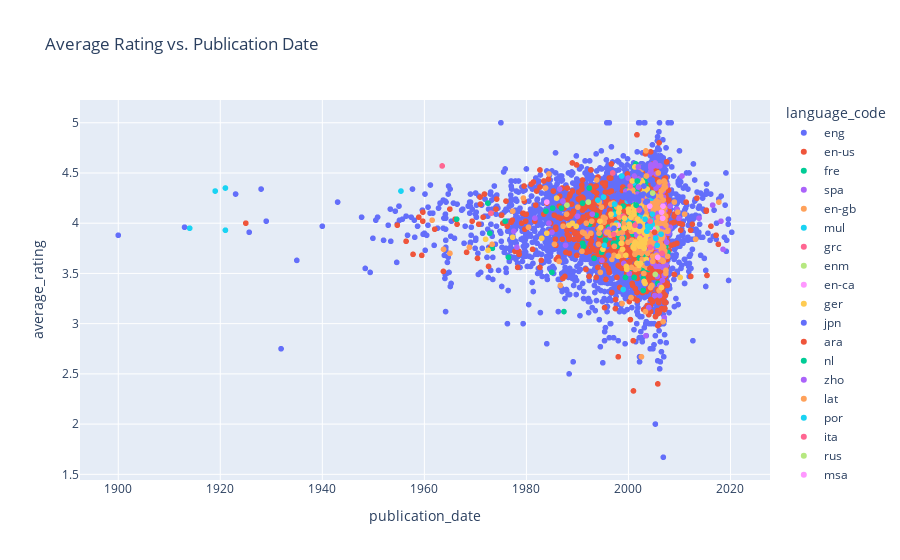

The notebook cell saved with this chart:
### Code cell
px.scatter(data_frame=books, x='publication_date', y='average_rating', color='language_code', title='Average Rating vs. Publication Date')

### Figure 1 — Plotly figure (JSON) as saved in the notebook; plotly's stock layout.template omitted (floating-point values rounded to 4 significant figures; data arrays with more than 128 entries replaced by an {"elided": "..."} marker saying what was removed)
{"data": [{"hovertemplate": "language_code=eng<br>publication_date=%{x}<br>average_rating=%{y}<extra></extra>", "legendgroup": "eng", "marker": {"color": "#636efa", "symbol": "circle"}, "mode": "markers", "name": "eng", "showlegend": true, "type": "scattergl", "x": {"elided": "8754 str values"}, "xaxis": "x", "y": {"elided": "8754 float values"}, "yaxis": "y"}, {"hovertemplate": "language_code=en-us<br>publication_date=%{x}<br>average_rating=%{y}<extra></extra>", "legendgroup": "en-us", "marker": {"color": "#EF553B", "symbol": "circle"}, "mode": "markers", "name": "en-us", "showlegend": true, "type": "scattergl", "x": {"elided": "1399 str values"}, "xaxis": "x", "y": {"elided": "1399 float values"}, "yaxis": "y"}, {"hovertemplate": "language_code=fre<br>publication_date=%{x}<br>average_rating=%{y}<extra></extra>", "legendgroup": "fre", "marker": {"color": "#00cc96", "symbol": "circle"}, "mode": "markers", "name": "fre", "showlegend": true, "type": "scattergl", "x": {"elided": "133 str values"}, "xaxis": "x", "y": {"elided": "133 float values"}, "yaxis": "y"}, {"hovertemplate": "language_code=spa<br>publication_date=%{x}<br>average_rating=%{y}<extra></extra>", "legendgroup": "spa", "marker": {"color": "#ab63fa", "symbol": "circle"}, "mode": "markers", "name": "spa", "showlegend": true, "type": "scattergl", "x": {"elided": "209 str values"}, "xaxis": "x", "y": {"elided": "209 float values"}, "yaxis": "y"}, {"hovertemplate": "language_code=en-gb<br>publication_date=%{x}<br>average_rating=%{y}<extra></extra>", "legendgroup": "en-gb", "marker": {"color": "#FFA15A", "symbol": "circle"}, "mode": "markers", "name": "en-gb", "showlegend": true, "type": "scattergl", "x": {"elided": "211 str values"}, "xaxis": "x", "y": {"elided": "211 float values"}, "yaxis": "y"}, {"hovertemplate": "language_code=mul<br>publication_date=%{x}<br>average_rating=%{y}<extra></extra>", "legendgroup": "mul", "marker": {"color": "#19d3f3", "symbol": "circle"}, "mode": "markers", "name": "mul", "showlegend": true, "type": "scattergl", "x": ["2005-05-15T00:00:00", "1999-10-01T00:00:00", "1919-01-01T00:00:00", "1921-01-01T00:00:00", "1994-01-01T00:00:00", "1995-02-15T00:00:00", "1998-09-01T00:00:00", "1999-12-01T00:00:00", "2002-06-15T00:00:00", "1998-12-23T00:00:00", "2004-07-19T00:00:00", "2001-01-01T00:00:00", "1997-04-15T00:00:00", "1997-04-15T00:00:00", "1997-09-01T00:00:00", "2002-06-11T00:00:00", "1914-01-01T00:00:00", "1921-01-01T00:00:00", "1955-06-01T00:00:00"], "xaxis": "x", "y": [3.85, 4.22, 4.32, 4.35, 4.23, 4.26, 4.47, 4.03, 4.07, 3.34, 4.25, 4.4, 4.09, 4.19, 4, 4.13, 3.95, 3.93, 4.32], "yaxis": "y"}, {"hovertemplate": "language_code=grc<br>publication_date=%{x}<br>average_rating=%{y}<extra></extra>", "legendgroup": "grc", "marker": {"color": "#FF6692", "symbol": "circle"}, "mode": "markers", "name": "grc", "showlegend": true, "type": "scattergl", "x": ["2002-09-16T00:00:00", "2006-08-01T00:00:00", "1998-12-15T00:00:00", "2002-05-01T00:00:00", "1963-06-28T00:00:00", "1996-12-01T00:00:00", "2004-04-08T00:00:00", "1973-01-11T00:00:00"], "xaxis": "x", "y": [3.87, 3.7, 4.07, 4.21, 4.57, 4.5, 3.76, 4.1], "yaxis": "y"}, {"hovertemplate": "language_code=enm<br>publication_date=%{x}<br>average_rating=%{y}<extra></extra>", "legendgroup": "enm", "marker": {"color": "#B6E880", "symbol": "circle"}, "mode": "markers", "name": "enm", "showlegend": true, "type": "scattergl", "x": ["2005-04-07T00:00:00", "1987-12-12T00:00:00", "2005-08-01T00:00:00"], "xaxis": "x", "y": [3.49, 4.18, 3.95], "yaxis": "y"}, {"hovertemplate": "language_code=en-ca<br>publication_date=%{x}<br>average_rating=%{y}<extra></extra>", "legendgroup": "en-ca", "marker": {"color": "#FF97FF", "symbol": "circle"}, "mode": "markers", "name": "en-ca", "showlegend": true, "type": "scattergl", "x": ["1984-01-01T00:00:00", "1998-01-02T00:00:00", "2006-09-12T00:00:00", "2004-11-06T00:00:00", "2006-10-10T00:00:00", "2005-09-26T00:00:00", "2004-03-03T00:00:00"], "xaxis": "x", "y": [4.21, 3.98, 4.05, 3.94, 4.17, 3.66, 4.17], "yaxis": "y"}, {"hovertemplate": "language_code=ger<br>publication_date=%{x}<br>average_rating=%{y}<extra></extra>", "legendgroup": "ger", "marker": {"color": "#FECB52", "symbol": "circle"}, "mode": "markers", "name": "ger", "showlegend": true, "type": "scattergl", "x": ["2002-02-01T00:00:00", "1994-06-01T00:00:00", "2003-03-01T00:00:00", "2002-08-01T00:00:00", "1997-05-27T00:00:00", "2002-08-01T00:00:00", "2003-09-01T00:00:00", "2002-02-01T00:00:00", "2003-02-01T00:00:00", "1999-07-01T00:00:00", "2003-08-01T00:00:00", "2000-03-01T00:00:00", "1985-12-05T00:00:00", "1997-06-01T00:00:00", "1998-11-02T00:00:00", "1983-01-01T00:00:00", "1988-05-05T00:00:00", "2003-02-01T00:00:00", "2002-05-11T00:00:00", "1995-01-01T00:00:00", "1999-03-28T00:00:00", "1998-08-01T00:00:00", "2000-02-01T00:00:00", "2001-02-01T00:00:00", "1984-01-01T00:00:00", "2002-03-01T00:00:00", "2000-04-01T00:00:00", "2003-02-01T00:00:00", "2003-02-20T00:00:00", "2001-08-01T00:00:00", "2002-08-01T00:00:00", "1999-09-01T00:00:00", "2003-04-01T00:00:00", "2002-04-01T00:00:00", "1998-04-01T00:00:00", "2002-10-01T00:00:00", "2002-06-01T00:00:00", "2002-05-01T00:00:00", "1972-01-01T00:00:00", "2001-03-01T00:00:00", "1996-08-01T00:00:00", "2000-01-01T00:00:00", "2001-10-01T00:00:00", "2001-09-01T00:00:00", "2002-07-01T00:00:00", "2001-05-01T00:00:00", "2003-04-01T00:00:00", "2003-02-01T00:00:00", "2001-02-01T00:00:00", "1977-04-21T00:00:00", "1989-01-01T00:00:00", "2002-12-01T00:00:00", "2003-03-01T00:00:00", "2001-02-01T00:00:00", "2010-02-22T00:00:00", "1989-10-01T00:00:00", "2002-01-01T00:00:00", "2001-03-01T00:00:00", "2002-04-02T00:00:00", "2003-05-01T00:00:00", "2003-02-01T00:00:00", "2001-09-01T00:00:00", "2000-07-01T00:00:00", "1998-01-31T00:00:00", "2002-02-01T00:00:00", "1994-08-01T00:00:00", "2001-04-01T00:00:00", "2002-04-01T00:00:00", "2000-12-01T00:00:00", "1999-08-01T00:00:00", "1972-06-23T00:00:00", "1998-01-01T00:00:00", "2003-07-01T00:00:00", "1999-04-01T00:00:00", "2003-02-01T00:00:00", "2000-12-01T00:00:00", "2001-11-01T00:00:00", "2000-09-30T00:00:00", "2002-08-31T00:00:00", "2001-04-01T00:00:00", "2002-10-01T00:00:00", "2002-09-01T00:00:00", "2003-02-20T00:00:00", "2002-03-01T00:00:00", "2002-09-01T00:00:00", "2003-04-01T00:00:00", "2003-05-01T00:00:00"], "xaxis": "x", "y": [3.58, 4.02, 4.33, 4.42, 3.93, 3.97, 4.34, 3.96, 3.98, 3.68, 3.88, 3.99, 4.25, 3.98, 3.74, 3.85, 3.98, 4.03, 3.6, 3.74, 3.95, 3.8, 4.11, 4.17, 3.9, 4.21, 3.96, 3.83, 3.8, 3.8, 3.82, 3.54, 4.03, 3.79, 4.15, 4.41, 4.45, 4.38, 3.84, 4.12, 4.09, 4.14, 4.18, 4.23, 4.17, 3.81, 3.4, 3.75, 4.09, 3.86, 4, 4.3, 3.92, 3.75, 3.46, 3.97, 3.96, 3.79, 4.01, 4.06, 3.92, 3.6, 4.06, 4.11, 3.92, 3.96, 3.94, 3.85, 4.16, 3.57, 3.73, 3.67, 3.64, 4.05, 3.42, 3.76, 4.04, 4.42, 4.56, 4.56, 3.94, 3.93, 3.9, 3.77, 3.77, 4.31, 3.84], "yaxis": "y"}, {"hovertemplate": "language_code=jpn<br>publication_date=%{x}<br>average_rating=%{y}<extra></extra>", "legendgroup": "jpn", "marker": {"color": "#636efa", "symbol": "circle"}, "mode": "markers", "name": "jpn", "showlegend": true, "type": "scattergl", "x": ["2004-04-02T00:00:00", "2004-11-11T00:00:00", "2004-09-03T00:00:00", "2002-01-05T00:00:00", "2002-08-10T00:00:00", "2004-02-17T00:00:00", "2004-06-17T00:00:00", "2003-12-17T00:00:00", "2004-08-17T00:00:00", "2004-11-17T00:00:00", "2002-08-02T00:00:00", "2003-09-04T00:00:00", "2000-06-07T00:00:00", "2001-12-24T00:00:00", "2001-08-08T00:00:00", "2001-10-09T00:00:00", "2002-03-04T00:00:00", "2000-04-09T00:00:00", "2000-10-09T00:00:00", "2003-06-04T00:00:00", "2001-05-06T00:00:00", "2004-11-12T00:00:00", "1998-11-18T00:00:00", "1998-08-08T00:00:00", "2001-12-18T00:00:00", "2002-12-05T00:00:00", "1997-12-10T00:00:00", "2001-08-09T00:00:00", "2002-06-18T00:00:00", "1999-09-18T00:00:00", "2000-08-09T00:00:00", "2000-02-18T00:00:00", "1999-04-17T00:00:00", "1997-04-18T00:00:00", "2002-09-18T00:00:00", "1996-02-01T00:00:00", "1997-03-01T00:00:00", "2003-10-18T00:00:00", "2002-03-18T00:00:00", "2002-01-20T00:00:00", "2003-01-20T00:00:00", "2003-06-21T00:00:00", "2002-09-21T00:00:00", "2004-07-22T00:00:00", "2003-01-10T00:00:00"], "xaxis": "x", "y": [4.43, 4.39, 4.43, 4.22, 4.48, 4.28, 4.3, 4.28, 4.29, 4.27, 4.11, 4.22, 4.26, 4.25, 4.26, 4.23, 4.15, 4.22, 4.27, 4.21, 4.24, 4.28, 4.26, 4.27, 4.26, 4.29, 4.29, 4.25, 4.28, 4.25, 4.25, 4.3, 4.28, 4.27, 4.28, 3.68, 3.95, 3.99, 3.97, 4.5, 4.55, 4.56, 4.56, 4.57, 4.37], "yaxis": "y"}, {"hovertemplate": "language_code=ara<br>publication_date=%{x}<br>average_rating=%{y}<extra></extra>", "legendgroup": "ara", "marker": {"color": "#EF553B", "symbol": "circle"}, "mode": "markers", "name": "ara", "showlegend": true, "type": "scattergl", "x": ["2004-03-15T00:00:00"], "xaxis": "x", "y": [3.55], "yaxis": "y"}, {"hovertemplate": "language_code=nl<br>publication_date=%{x}<br>average_rating=%{y}<extra></extra>", "legendgroup": "nl", "marker": {"color": "#00cc96", "symbol": "circle"}, "mode": "markers", "name": "nl", "showlegend": true, "type": "scattergl", "x": ["2001-07-01T00:00:00"], "xaxis": "x", "y": [4.18], "yaxis": "y"}, {"hovertemplate": "language_code=zho<br>publication_date=%{x}<br>average_rating=%{y}<extra></extra>", "legendgroup": "zho", "marker": {"color": "#ab63fa", "symbol": "circle"}, "mode": "markers", "name": "zho", "showlegend": true, "type": "scattergl", "x": ["2005-10-01T00:00:00", "2001-12-08T00:00:00", "2001-12-20T00:00:00", "2001-12-20T00:00:00", "1987-03-01T00:00:00", "2004-06-01T00:00:00", "2004-06-02T00:00:00", "2005-03-23T00:00:00", "2004-06-02T00:00:00", "2004-12-16T00:00:00", "2004-06-02T00:00:00", "2004-06-01T00:00:00", "2004-06-12T00:00:00"], "xaxis": "x", "y": [4.57, 4.56, 4.36, 4.44, 4.22, 4.5, 4.58, 4.6, 4.55, 4.57, 4.56, 4.52, 4.57], "yaxis": "y"}, {"hovertemplate": "language_code=lat<br>publication_date=%{x}<br>average_rating=%{y}<extra></extra>", "legendgroup": "lat", "marker": {"color": "#FFA15A", "symbol": "circle"}, "mode": "markers", "name": "lat", "showlegend": true, "type": "scattergl", "x": ["2005-05-06T00:00:00", "2003-07-07T00:00:00", "2006-12-26T00:00:00"], "xaxis": "x", "y": [4.17, 4.47, 4.42], "yaxis": "y"}, {"hovertemplate": "language_code=por<br>publication_date=%{x}<br>average_rating=%{y}<extra></extra>", "legendgroup": "por", "marker": {"color": "#19d3f3", "symbol": "circle"}, "mode": "markers", "name": "por", "showlegend": true, "type": "scattergl", "x": ["2006-05-24T00:00:00", "2005-08-19T00:00:00", "2004-08-30T00:00:00", "1995-04-15T00:00:00", "2004-04-16T00:00:00", "2004-07-17T00:00:00", "2003-08-15T00:00:00", "2003-04-08T00:00:00", "2004-09-01T00:00:00", "2003-10-11T00:00:00"], "xaxis": "x", "y": [3.89, 3.78, 3.99, 3.78, 3.96, 4.03, 3.92, 4.04, 4.09, 3.97], "yaxis": "y"}, {"hovertemplate": "language_code=ita<br>publication_date=%{x}<br>average_rating=%{y}<extra></extra>", "legendgroup": "ita", "marker": {"color": "#FF6692", "symbol": "circle"}, "mode": "markers", "name": "ita", "showlegend": true, "type": "scattergl", "x": ["2002-02-01T00:00:00", "2004-04-08T00:00:00", "2000-05-01T00:00:00", "2001-04-15T00:00:00", "1997-02-01T00:00:00"], "xaxis": "x", "y": [4.13, 4.02, 4.37, 3.98, 3.89], "yaxis": "y"}, {"hovertemplate": "language_code=rus<br>publication_date=%{x}<br>average_rating=%{y}<extra></extra>", "legendgroup": "rus", "marker": {"color": "#B6E880", "symbol": "circle"}, "mode": "markers", "name": "rus", "showlegend": true, "type": "scattergl", "x": ["2004-09-28T00:00:00", "1992-02-21T00:00:00"], "xaxis": "x", "y": [4.3, 4.21], "yaxis": "y"}, {"hovertemplate": "language_code=msa<br>publication_date=%{x}<br>average_rating=%{y}<extra></extra>", "legendgroup": "msa", "marker": {"color": "#FF97FF", "symbol": "circle"}, "mode": "markers", "name": "msa", "showlegend": true, "type": "scattergl", "x": ["2006-07-01T00:00:00"], "xaxis": "x", "y": [4.11], "yaxis": "y"}, {"hovertemplate": "language_code=glg<br>publication_date=%{x}<br>average_rating=%{y}<extra></extra>", "legendgroup": "glg", "marker": {"color": "#FECB52", "symbol": "circle"}, "mode": "markers", "name": "glg", "showlegend": true, "type": "scattergl", "x": ["2006-06-24T00:00:00"], "xaxis": "x", "y": [3.36], "yaxis": "y"}, {"hovertemplate": "language_code=nor<br>publication_date=%{x}<br>average_rating=%{y}<extra></extra>", "legendgroup": "nor", "marker": {"color": "#636efa", "symbol": "circle"}, "mode": "markers", "name": "nor", "showlegend": true, "type": "scattergl", "x": ["2003-09-01T00:00:00"], "xaxis": "x", "y": [3.6], "yaxis": "y"}, {"hovertemplate": "language_code=swe<br>publication_date=%{x}<br>average_rating=%{y}<extra></extra>", "legendgroup": "swe", "marker": {"color": "#EF553B", "symbol": "circle"}, "mode": "markers", "name": "swe", "showlegend": true, "type": "scattergl", "x": ["2005-02-08T00:00:00"], "xaxis": "x", "y": [3.91], "yaxis": "y"}, {"hovertemplate": "language_code=tur<br>publication_date=%{x}<br>average_rating=%{y}<extra></extra>", "legendgroup": "tur", "marker": {"color": "#00cc96", "symbol": "circle"}, "mode": "markers", "name": "tur", "showlegend": true, "type": "scattergl", "x": ["2001-10-01T00:00:00"], "xaxis": "x", "y": [4.42], "yaxis": "y"}, {"hovertemplate": "language_code=gla<br>publication_date=%{x}<br>average_rating=%{y}<extra></extra>", "legendgroup": "gla", "marker": {"color": "#ab63fa", "symbol": "circle"}, "mode": "markers", "name": "gla", "showlegend": true, "type": "scattergl", "x": ["2010-07-01T00:00:00"], "xaxis": "x", "y": [4.47], "yaxis": "y"}, {"hovertemplate": "language_code=ale<br>publication_date=%{x}<br>average_rating=%{y}<extra></extra>", "legendgroup": "ale", "marker": {"color": "#FFA15A", "symbol": "circle"}, "mode": "markers", "name": "ale", "showlegend": true, "type": "scattergl", "x": ["2007-03-27T00:00:00"], "xaxis": "x", "y": [4.36], "yaxis": "y"}], "layout": {"legend": {"title": {"text": "language_code"}, "tracegroupgap": 0}, "title": {"text": "Average Rating vs. Publication Date"}, "xaxis": {"anchor": "y", "domain": [0, 1], "title": {"text": "publication_date"}}, "yaxis": {"anchor": "x", "domain": [0, 1], "title": {"text": "average_rating"}}}}
